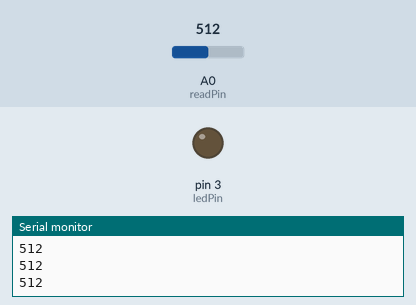
A sketch run on a simulated Arduino Uno, built with avr-gcc and run on an emulated ATmega328P. Shown: output pins drawn as LEDs (lit = HIGH), the last lines printed to the serial monitor. Inputs (shaded band) come from the test bench; at power-on: A0 (readPin) = 512.

Above: at 1.2 s.
1.3 s: A0 (readPin) set to 415
2.8 s: A0 (readPin) set to 393
At 4.0 s:
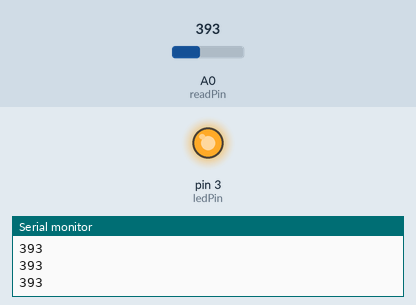
4.3 s: A0 (readPin) set to 410
At 5.2 s:
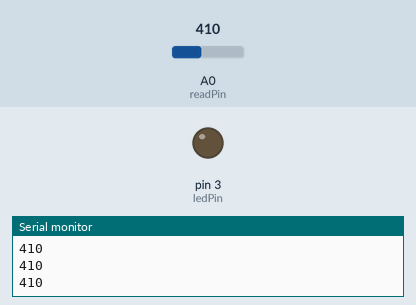
5.8 s: A0 (readPin) set to 390
At 6.4 s:
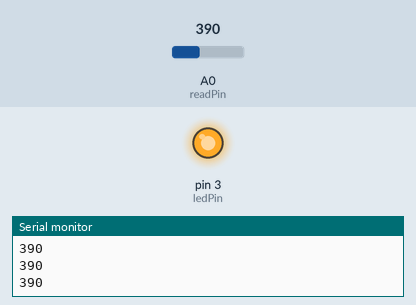
Timing chart, 0 to 8.3 s (numbered marks = the images above; inputs shaded):
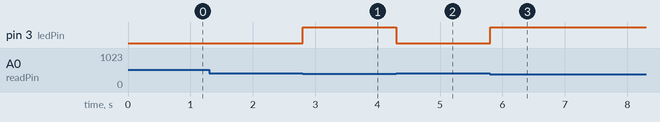

The sketch:

LDR_Relay.ino
```cpp
int readPin = A0;
int valeur;
int ledPin = 3;
void setup() {
  // put your setup code here, to run once:
pinMode(readPin, INPUT);
pinMode(ledPin, OUTPUT);
Serial.begin(9600);
}

void loop() {
  // put your main code here, to run repeatedly:
valeur = analogRead(readPin);
if (valeur < 400){
  digitalWrite(ledPin, HIGH);
}else{
  digitalWrite(ledPin, LOW);
}
Serial.println(valeur);
}
```

Measured:
- the behaviour switches between 400 and 399 on A0 (readPin) (found by bisection; images 0 and 1)
- after the input at 2.8 s, pin 3 (ledPin): LOW → HIGH at once
- after the input at 4.3 s, pin 3 (ledPin): HIGH → LOW at once
- after the input at 5.8 s, pin 3 (ledPin): LOW → HIGH at once
